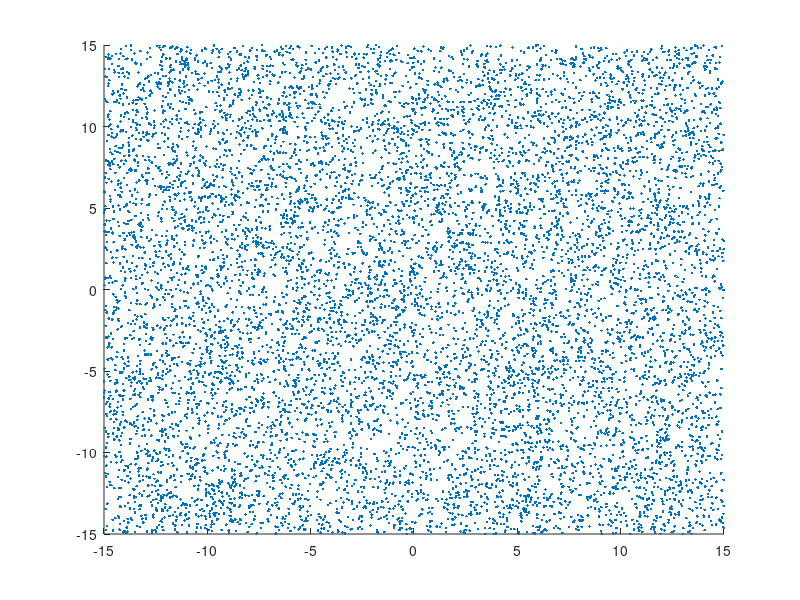

MATLAB code for this plot: (Note: this script raises an error after producing the figure.)
addpath(genpath('../../pcfft'));
% addpath(genpath('~/FLAM'))

nsrc = 1e4;
L = 15;
xs = L*(2*rand(2,nsrc) - 1);
% xs = xs .* vecnorm(xs).^2;

figure(1);clf
scatter(xs(1,:), xs(2,:),'.')


crad = 2;

n_nbr = 1e2;
half_side = spread_halfside(xs, n_nbr, crad);
half_side

pts = half_side * [[-1;-1],[-1;1], [1;1], [1;-1] , [-1;-1]];

thetas = linspace(0,2*pi);
pxy2 = crad*[cos(thetas);sin(thetas)];

hold on
plot(pts(1,:), pts(2,:),'linewidth',2)
plot(pxy2(1,:), pxy2(2,:),'linewidth',2)
hold off

axis equal


rx = xs(1,:) - xs(1,:).';
ry = xs(2,:) - xs(2,:).';
r = sqrt(rx.^2 + ry.^2);
r = sort(r(:));

% check that n_nbr is about right
[sum(r < crad*2*half_side) / nsrc, n_nbr]

close all;
